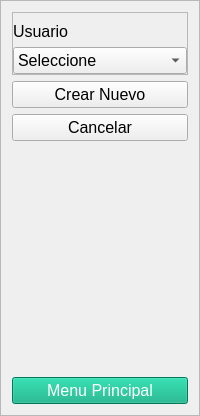
                         <widget class="QFrame" name="frame_32">
                          <property name="maximumSize">
                           <size>
                            <width>200</width>
                            <height>16777215</height>
                           </size>
                          </property>
                          <property name="font">
                           <font>
                            <pointsize>11</pointsize>
                           </font>
                          </property>
                          <property name="frameShape">
                           <enum>QFrame::StyledPanel</enum>
                          </property>
                          <property name="frameShadow">
                           <enum>QFrame::Raised</enum>
                          </property>
                          <layout class="QVBoxLayout" name="verticalLayout_9">
                           <item>
                            <widget class="QFrame" name="frame_36">
                             <property name="minimumSize">
                              <size>
                               <width>0</width>
                               <height>0</height>
                              </size>
                             </property>
                             <property name="frameShape">
                              <enum>QFrame::StyledPanel</enum>
                             </property>
                             <property name="frameShadow">
                              <enum>QFrame::Raised</enum>
                             </property>
                             <layout class="QVBoxLayout" name="verticalLayout_23">
                              <property name="leftMargin">
                               <number>0</number>
                              </property>
                              <property name="topMargin">
                               <number>9</number>
                              </property>
                              <property name="rightMargin">
                               <number>0</number>
                              </property>
                              <property name="bottomMargin">
                               <number>0</number>
                              </property>
                              <item>
                               <widget class="QLabel" name="label_35">
                                <property name="font">
                                 <font>
                                  <pointsize>12</pointsize>
                                 </font>
                                </property>
                                <property name="text">
                                 <string>Usuario</string>
                                </property>
                                <property name="alignment">
                                 <set>Qt::AlignLeading|Qt::AlignLeft|Qt::AlignVCenter</set>
                                </property>
                               </widget>
                              </item>
                              <item>
                               <widget class="QComboBox" name="inputUsuario">
                                <property name="font">
                                 <font>
                                  <pointsize>12</pointsize>
                                 </font>
                                </property>
                                <item>
                                 <property name="text">
                                  <string>Seleccione</string>
                                 </property>
                                </item>
                               </widget>
                              </item>
                             </layout>
                            </widget>
                           </item>
                           <item>
                            <widget class="QPushButton" name="btn_insertData">
                             <property name="font">
                              <font>
                               <pointsize>12</pointsize>
                              </font>
                             </property>
                             <property name="text">
                              <string>Crear Nuevo</string>
                             </property>
                            </widget>
                           </item>
                           <item>
                            <widget class="QPushButton" name="btnCancelarCrearB">
                             <property name="font">
                              <font>
                               <pointsize>12</pointsize>
                              </font>
                             </property>
                             <property name="text">
                              <string>Cancelar</string>
                             </property>
                            </widget>
                           </item>
                           <item>
                            <spacer name="verticalSpacer">
                             <property name="orientation">
                              <enum>Qt::Vertical</enum>
                             </property>
                             <property name="sizeHint" stdset="0">
                              <size>
                               <width>20</width>
                               <height>230</height>
                              </size>
                             </property>
                            </spacer>
                           </item>
                           <item>
                            <widget class="QPushButton" name="btnXCerrarB">
                             <property name="font">
                              <font>
                               <pointsize>12</pointsize>
                              </font>
                             </property>
                             <property name="styleSheet">
                              <string notr="true">QPushButton
{
color: rgb(255, 255, 255);
background-color: rgb(0, 170, 127);

}
QPushButton::hover
{
color: rgb(255, 255, 255);
background-color: rgb(8, 80, 97);
}</string>
                             </property>
                             <property name="text">
                              <string>Menu Principal</string>
                             </property>
                            </widget>
                           </item>
                          </layout>
                         </widget>
